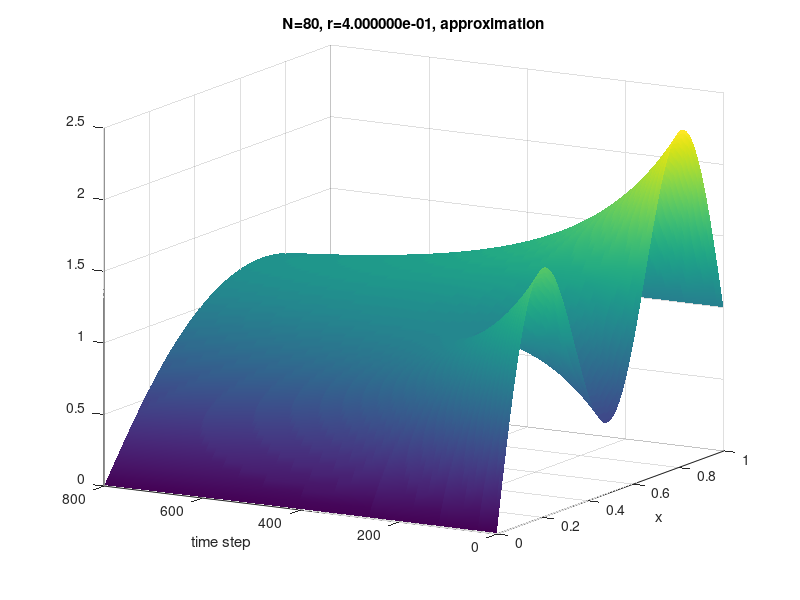
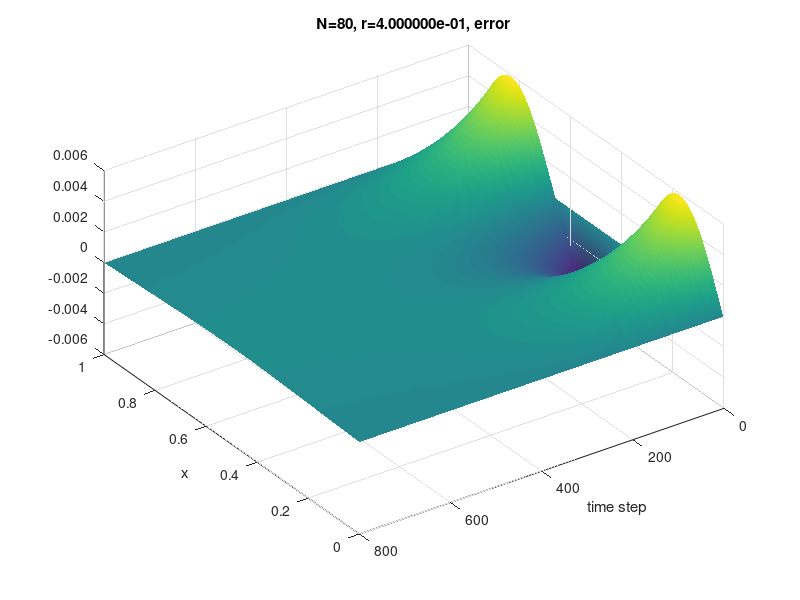

The MATLAB source for these figures, in order:
%% set some parameters
res   = 4;
r     = .4;
N     = 20*res;
x     = linspace( 0,1,N);
dx    = 1/(N-1);
nStep = 50*res^2;

%% calculate nu*dt 
nudt = r*dx^2;

%% allocate space
u   = zeros(nStep,N);
uex = zeros(nStep,N);

%% set initial condition
for j = 1:N
  u(1,j)   = x(j)+sin(pi*x(j))+sin(3.*pi*x(j));
  uex(1,j) = u(1,j);
end

%% time stepping loop
for n = 1:nStep-1

  %% boundary conditions
  u(n+1,1) = 0;
  u(n+1,N) = 1;

  %% space loop
  for j = 2:N-1
    %% FD formula
    u(n+1,j) = u(n,j)+r*(u(n,j+1)-2.*u(n,j)+u(n,j-1));
  end

  
  %% exact soln
  for j = 1:N
    nut = (n+1)*nudt;
    uex(n+1,j) = x(j)+exp(-nut*pi^2)*sin(pi*x(j))+exp(-nut*9*pi^2)*sin(3*pi*x(j));
  end
  
end


%%% do some output
fs = 16;

figure
set(gca,'FontSize',fs);
surf( x,[1:nStep],u );
view([-60,15]);
shading interp
xlabel( 'x' )
ylabel( 'time step' );
title( sprintf( 'N=%i, r=%e, approximation',N,r ) );
plotName = sprintf('v_N%irp%i',N,round(10*r));
fprintf('Saving file=[%s]\n',plotName);
print('-depsc2',plotName);

figure
set(gca,'FontSize',fs);
surf( x,[1:nStep],u-uex );
view([-125,50]);
shading interp
xlabel( 'x' )
ylabel( 'time step' );
title( sprintf( 'N=%i, r=%e, error',N,r ) );
plotName = sprintf('e_N%irp%i',N,round(10*r));
fprintf('Saving file=[%s]\n',plotName);
print('-depsc2',plotName);

fprintf( 'maximum error: %e\n', max(max(abs(u-uex))) );